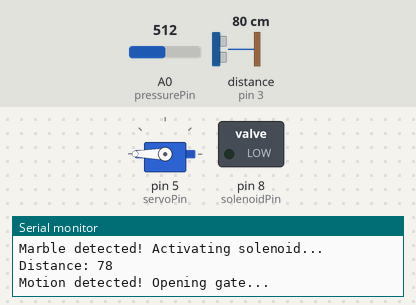
This sketch was run on a simulated Arduino Uno, built with avr-gcc and run on an emulated ATmega328P. Shown: servo, switched loads named in the sketch (green lamp = pin HIGH), the last lines printed to the serial monitor. Wiring (inferred from the names in the program): ultrasonic range finder: trigger pin 2; echo pin 3. The test bench sets the inputs (shaded band); at power-on: A0 (pressurePin) = 512, distance to the obstacle (sensor on pin 3) 80 cm. The echo pulse lasts 58.3 µs per cm; pins used as bus, display or sensor lines are not drawn.

Above: at 3.8 s.
3.9 s: A0 (pressurePin) set to 317
At 4.9 s:
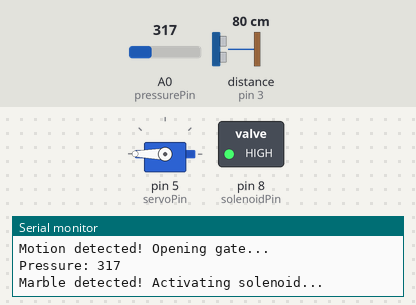
7.9 s: A0 (pressurePin) set to 290
At 9.0 s:
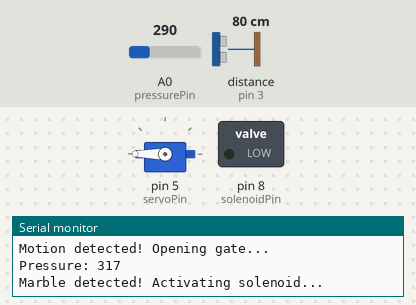
Timing chart, 0 to 10.9 s (numbered marks = the images above; inputs shaded):
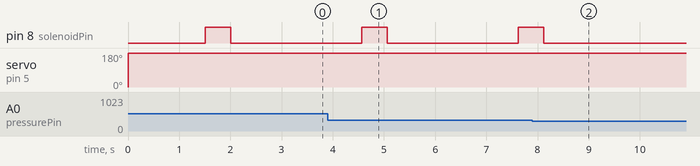

The sketch:

Rube_Goldberg_Project.ino
```cpp
#include <Servo.h>

// -------------------- PIN ASSIGNMENTS --------------------
const int trigPin = 2;
const int echoPin = 3;

const int servoPin = 5;
const int pressurePin = A0;
const int solenoidPin = 8;

// -------------------- OBJECTS --------------------
Servo gateServo;

// -------------------- VARIABLES --------------------
long duration;
int distance;

const int triggerDistance = 100;   // cm
const int pressureThreshold = 300;

// -------------------------------------------------------------
void setup() {
  Serial.begin(9600);

  pinMode(trigPin, OUTPUT);
  pinMode(echoPin, INPUT);

  gateServo.attach(servoPin);
  gateServo.write(0);  // start closed

  pinMode(pressurePin, INPUT);

  pinMode(solenoidPin, OUTPUT);
  digitalWrite(solenoidPin, LOW);

  Serial.println("System Ready");
}

// -------------------------------------------------------------
void loop() {

  // ---------- ULTRASONIC READING ----------
  digitalWrite(trigPin, LOW);
  delayMicroseconds(2);

  digitalWrite(trigPin, HIGH);
  delayMicroseconds(10);
  digitalWrite(trigPin, LOW);

  duration = pulseIn(echoPin, HIGH);
  distance = duration * 0.034 / 2;

  Serial.print("Distance: ");
  Serial.println(distance);

  // ---------- TRIGGER SERVO IF MOTION CLOSE ----------
  if (distance > 0 && distance < triggerDistance) {
    Serial.println("Motion detected! Opening gate...");
    gateServo.write(180);
    delay(1500);     // allow marble to roll
  }

  // ---------- PRESSURE PLATE ----------
  int pressureValue = analogRead(pressurePin);
  Serial.print("Pressure: ");
  Serial.println(pressureValue);

  if (pressureValue > pressureThreshold) {
    Serial.println("Marble detected! Activating solenoid...");
    digitalWrite(solenoidPin, HIGH);
    delay(500);
    digitalWrite(solenoidPin, LOW);
    delay(1000);
  }

  delay(50);
}
```

Measured:
- the behaviour switches between 301 and 300 on A0 (pressurePin) (found by bisection; images 1 and 2)
- after the input at 7.9 s, pin 8 (solenoidPin): goes on until 8.1 s, then stays LOW
